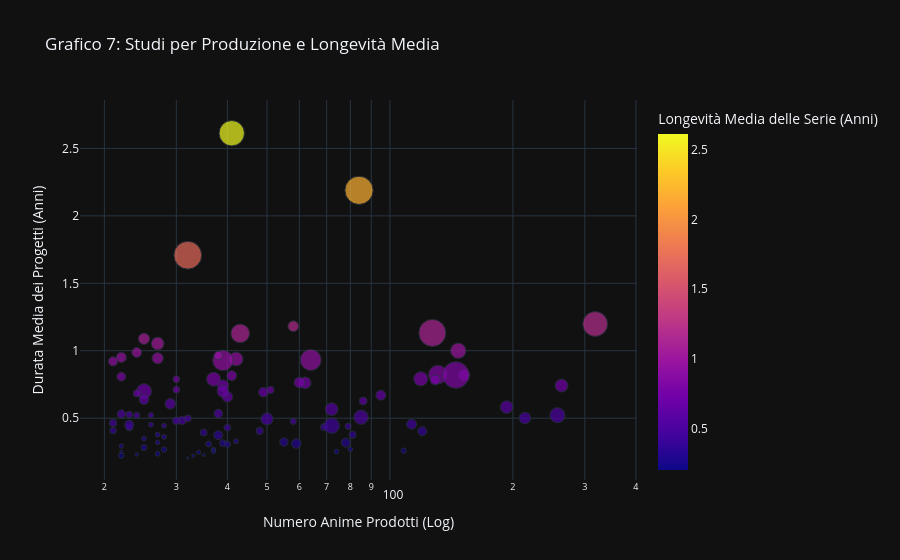

The notebook cell saved with this chart:
### Markdown cell above
### 🏭 3. I Costruttori di Piramidi: L'Impatto dello Studio

### Code cell
# Grafico 7

df_studios_expl = df_clean_duration.explode('studios_list')

studio_stats = df_studios_expl.groupby('studios_list').agg(
    avg_durationpy=('duration_years', 'mean'),
    max_duration=('duration_years', 'max'),
    anime_count=('anime_id', 'count')
).reset_index()

top_studios = studio_stats[studio_stats['anime_count'] > 20]

fig_studio_time = px.scatter(top_studios, x='anime_count', y='avg_durationpy',
                             size='max_duration',
                             color='avg_durationpy',
                             hover_name='studios_list',
                             title='Grafico 7: Studi per Produzione e Longevità Media',
                             labels={'anime_count': 'Numero Anime Prodotti', 
                                     'avg_durationpy': 'Longevità Media delle Serie (Anni)',
                                     'max_duration': 'Massima Durata Record (Anni)'},
                             template='plotly_dark',
                             color_continuous_scale='Plasma')

fig_studio_time.update_layout(xaxis_type="log",
                              xaxis_title="Numero Anime Prodotti (Log)",
                              yaxis_title="Durata Media dei Progetti (Anni)")
fig_studio_time.show()

### Figure 1 — Plotly figure (JSON) as saved in the notebook; plotly's stock layout.template omitted (floating-point values rounded to 4 significant figures)
{"data": [{"hovertemplate": "<b>%{hovertext}</b><br><br>Numero Anime Prodotti=%{x}<br>Longevità Media delle Serie (Anni)=%{marker.color}<br>Massima Durata Record (Anni)=%{marker.size}<extra></extra>", "hovertext": ["8bit", "A-1 Pictures", "A.C.G.T.", "AIC", "AQUA ARIS", "Actas", "Ajia-do", "Anime Antenna Iinkai", "Arms", "Artland", "Asahi Production", "Ashi Productions", "Bandai Namco Pictures", "Bee Train", "Blue bread", "Bones", "Brain's Base", "BreakBottle", "Bridge", "CloverWorks", "DLE", "Daume", "David Production", "Diomedéa", "Doga Kobo", "EMT Squared", "Fanworks", "Gainax", "Gallop", "Gathering", "Gonzo", "Group TAC", "HAL Film Maker", "Haoliners Animation League", "ILCA", "J.C.Staff", "Kachidoki Studio", "Kinema Citrus", "Knack Productions", "Kyoto Animation", "LIDENFILMS", "Lerche", "Lesprit", "MAPPA", "Madhouse", "Magic Bus", "Majin", "Nippon Animation", "Nomad", "Nur", "OLM", "P.A. Works", "Passione", "PoRO", "Production I.G", "Project No.9", "Radix", "Ruo Hong Culture", "SILVER LINK.", "Satelight", "Seven", "Seven Arcs", "Shaft", "Shin-Ei Animation", "Shogakukan Music & Digital Entertainment", "Signal.MD", "Sparkly Key Animation Studio", "Studio 1st", "Studio 9 Maiami", "Studio Comet", "Studio Deen", "Studio Eromatick", "Studio Fantasia", "Studio Gokumi", "Studio Hibari", "Studio Jam", "Studio Pierrot", "Studio PuYUKAI", "Sunrise", "Suoyi Technology", "Suzuki Mirano", "SynergySP", "T-Rex", "TMS Entertainment", "TNK", "Tatsunoko Production", "Telecom Animation Film", "Tezuka Productions", "Toei Animation", "Tokyo Movie Shinsha", "Triple X", "White Fox", "Wit Studio", "Xebec", "Y.O.U.C", "Yumeta Company", "Zero-G", "Zexcs", "animate Film", "feel.", "ufotable"], "legendgroup": "", "marker": {"color": [0.3078, 0.4028, 0.4296, 0.7917, 0.2591, 0.5219, 1.708, 0.8151, 0.4403, 0.6064, 0.4832, 0.6932, 0.789, 0.4515, 0.4291, 0.3771, 0.4337, 0.222, 0.5264, 0.3151, 0.8233, 0.4066, 0.4808, 0.3739, 0.3118, 0.2046, 0.5339, 0.4977, 2.613, 0.6995, 0.5066, 0.9316, 0.3769, 0.4052, 0.2821, 0.5218, 1.128, 0.2656, 0.7106, 0.3062, 0.2528, 0.2519, 0.2932, 0.3228, 0.5821, 0.7414, 1.053, 1.132, 0.2674, 1.089, 0.8174, 0.2658, 0.2307, 1.182, 0.455, 0.2267, 0.4444, 0.7619, 0.2693, 0.5665, 0.7644, 0.2501, 0.4446, 2.189, 0.7893, 0.4644, 0.9509, 0.9868, 0.4768, 0.7095, 0.501, 0.8075, 0.6833, 0.2219, 0.6587, 0.9214, 1.0, 0.4504, 0.7417, 0.9443, 0.6984, 0.9386, 0.6703, 0.8201, 0.2483, 0.7828, 0.3607, 0.9278, 1.198, 0.9651, 0.5212, 0.3193, 0.393, 0.628, 0.3185, 0.531, 0.2357, 0.3291, 0.6375, 0.4942, 0.3477], "coloraxis": "coloraxis", "size": [1.388, 3.463, 1.84, 8.602, 1.207, 1.248, 32.82, 4.159, 1.659, 4.789, 2.984, 4.005, 8.233, 0.9966, 1.947, 2.209, 2.171, 1.207, 1.974, 1.974, 14.78, 1.834, 2.511, 3.362, 3.836, 0.23, 3.231, 2.171, 27.33, 9.733, 8.66, 18.66, 0.9966, 2.215, 1.481, 9.659, 14.86, 0.8816, 1.963, 1.61, 0.9774, 0.783, 0.8296, 2.962, 6.875, 5.739, 6.919, 31.07, 1.27, 5.435, 5.621, 0.4983, 0.4791, 4.906, 4.329, 0.3915, 1.01, 5.908, 0.961, 6.875, 4.734, 0.4791, 10.18, 33.81, 1.974, 2.42, 4.523, 4.131, 1.687, 2.223, 5.739, 3.321, 2.253, 0.4791, 4.794, 3.666, 10.1, 3.537, 7.001, 5.405, 5.826, 8.233, 4.255, 30.07, 0.731, 4.329, 1.035, 17.98, 26.29, 3.009, 1.585, 0.8734, 2.078, 2.708, 3.45, 2.943, 1.054, 0.9774, 4.096, 6.286, 0.9336], "sizemode": "area", "sizeref": 0.08452, "symbol": "circle"}, "mode": "markers", "name": "", "orientation": "v", "showlegend": false, "type": "scatter", "x": [36, 120, 23, 119, 108, 26, 32, 41, 79, 29, 31, 49, 37, 26, 40, 81, 69, 22, 23, 39, 131, 21, 30, 38, 59, 32, 38, 32, 41, 25, 85, 64, 27, 48, 25, 257, 43, 37, 30, 40, 74, 37, 22, 55, 193, 39, 27, 127, 28, 25, 152, 37, 24, 58, 113, 35, 28, 62, 80, 72, 60, 22, 72, 84, 30, 21, 22, 24, 58, 51, 214, 22, 24, 33, 40, 21, 147, 23, 263, 27, 39, 42, 95, 145, 34, 129, 28, 39, 318, 38, 24, 27, 35, 86, 78, 22, 27, 42, 25, 50, 25], "xaxis": "x", "y": [0.3078, 0.4028, 0.4296, 0.7917, 0.2591, 0.5219, 1.708, 0.8151, 0.4403, 0.6064, 0.4832, 0.6932, 0.789, 0.4515, 0.4291, 0.3771, 0.4337, 0.222, 0.5264, 0.3151, 0.8233, 0.4066, 0.4808, 0.3739, 0.3118, 0.2046, 0.5339, 0.4977, 2.613, 0.6995, 0.5066, 0.9316, 0.3769, 0.4052, 0.2821, 0.5218, 1.128, 0.2656, 0.7106, 0.3062, 0.2528, 0.2519, 0.2932, 0.3228, 0.5821, 0.7414, 1.053, 1.132, 0.2674, 1.089, 0.8174, 0.2658, 0.2307, 1.182, 0.455, 0.2267, 0.4444, 0.7619, 0.2693, 0.5665, 0.7644, 0.2501, 0.4446, 2.189, 0.7893, 0.4644, 0.9509, 0.9868, 0.4768, 0.7095, 0.501, 0.8075, 0.6833, 0.2219, 0.6587, 0.9214, 1.0, 0.4504, 0.7417, 0.9443, 0.6984, 0.9386, 0.6703, 0.8201, 0.2483, 0.7828, 0.3607, 0.9278, 1.198, 0.9651, 0.5212, 0.3193, 0.393, 0.628, 0.3185, 0.531, 0.2357, 0.3291, 0.6375, 0.4942, 0.3477], "yaxis": "y"}], "layout": {"coloraxis": {"colorbar": {"title": {"text": "Longevità Media delle Serie (Anni)"}}, "colorscale": [[0, "#0d0887"], [0.1111, "#46039f"], [0.2222, "#7201a8"], [0.3333, "#9c179e"], [0.4444, "#bd3786"], [0.5556, "#d8576b"], [0.6667, "#ed7953"], [0.7778, "#fb9f3a"], [0.8889, "#fdca26"], [1, "#f0f921"]]}, "legend": {"itemsizing": "constant", "tracegroupgap": 0}, "title": {"text": "Grafico 7: Studi per Produzione e Longevità Media"}, "xaxis": {"anchor": "y", "domain": [0, 1], "title": {"text": "Numero Anime Prodotti (Log)"}, "type": "log"}, "yaxis": {"anchor": "x", "domain": [0, 1], "title": {"text": "Durata Media dei Progetti (Anni)"}}}}
